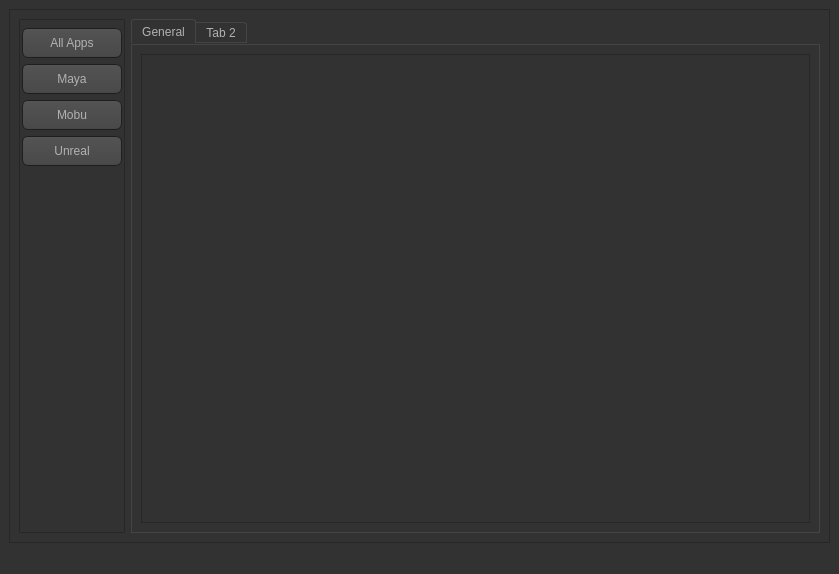
<?xml version="1.0" encoding="UTF-8"?>
<ui version="4.0">
 <class>DCC_DATA</class>
 <widget class="QMainWindow" name="DCC_DATA">
  <property name="geometry">
   <rect>
    <x>0</x>
    <y>0</y>
    <width>839</width>
    <height>574</height>
   </rect>
  </property>
  <property name="windowTitle">
   <string>MainWindow</string>
  </property>
  <property name="styleSheet">
   <string notr="true">QToolTip
{
     border: 1px solid black;
     background-color: #ffa02f;
     padding: 1px;
     border-radius: 3px;
     opacity: 100;
}

QWidget
{
    color: #b1b1b1;
    background-color: #323232;
}

QWidget:item:hover
{
    background-color: QLinearGradient( x1: 0, y1: 0, x2: 0, y2: 1, stop: 0 #ffa02f, stop: 1 #ca0619);
    color: #000000;
}

QWidget:item:selected
{
    background-color: QLinearGradient( x1: 0, y1: 0, x2: 0, y2: 1, stop: 0 #ffa02f, stop: 1 #d7801a);
}

QMenuBar::item
{
    background: transparent;
}

QMenuBar::item:selected
{
    background: transparent;
    border: 1px solid #ffaa00;
}

QMenuBar::item:pressed
{
    background: #444;
    border: 1px solid #000;
    background-color: QLinearGradient(
        x1:0, y1:0,
        x2:0, y2:1,
        stop:1 #212121,
        stop:0.4 #343434/*,
        stop:0.2 #343434,
        stop:0.1 #ffaa00*/
    );
    margin-bottom:-1px;
    padding-bottom:1px;
}

QMenu
{
    border: 1px solid #000;
}

QMenu::item
{
    padding: 2px 20px 2px 20px;
}

QMenu::item:selected
{
    color: #000000;
}

QWidget:disabled
{
    color: #404040;
    background-color: #323232;
}

QAbstractItemView
{
    background-color: QLinearGradient( x1: 0, y1: 0, x2: 0, y2: 1, stop: 0 #4d4d4d, stop: 0.1 #646464, stop: 1 #5d5d5d);
}

QWidget:focus
{
    /*border: 2px solid QLinearGradient( x1: 0, y1: 0, x2: 0, y2: 1, stop: 0 #ffa02f, stop: 1 #d7801a);*/
}

QLineEdit
{
    background-color: QLinearGradient( x1: 0, y1: 0, x2: 0, y2: 1, stop: 0 #4d4d4d, stop: 0 #646464, stop: 1 #5d5d5d);
    color: rgba(255,255,255,255);
    padding: 1px;
    border-style: solid;
    border: 1px solid #1e1e1e;
    border-radius: 3;
    border: 2px solid QLinearGradient( x1: 0, y1: 0, x2: 0, y2: 1, stop: 0 #ffa02f, stop: 1 #d7801a);
}

QPushButton
{
    color: #b1b1b1;
    background-color: QLinearGradient( x1: 0, y1: 0, x2: 0, y2: 1, stop: 0 #565656, stop: 0.1 #525252, stop: 0.5 #4e4e4e, stop: 0.9 #4a4a4a, stop: 1 #464646);
    border-width: 1px;
    border-color: #1e1e1e;
    border-style: solid;
    border-radius: 6;
    padding: 3px;
    font-size: 12px;
    padding-left: 5px;
    padding-right: 5px;
}

QPushButton:pressed
{
    background-color: QLinearGradient( x1: 0, y1: 0, x2: 0, y2: 1, stop: 0 #2d2d2d, stop: 0.1 #2b2b2b, stop: 0.5 #292929, stop: 0.9 #282828, stop: 1 #252525);
}

QComboBox
{
    selection-background-color: #ffaa00;
    background-color: QLinearGradient( x1: 0, y1: 0, x2: 0, y2: 1, stop: 0 #565656, stop: 0.1 #525252, stop: 0.5 #4e4e4e, stop: 0.9 #4a4a4a, stop: 1 #464646);
    border-style: solid;
    border: 1px solid #1e1e1e;
    border-radius: 5;
}

QComboBox:hover,QPushButton:hover
{
    border: 2px solid QLinearGradient( x1: 0, y1: 0, x2: 0, y2: 1, stop: 0 #ffa02f, stop: 1 #d7801a);
}


QComboBox:on
{
    padding-top: 3px;
    padding-left: 4px;
    background-color: QLinearGradient( x1: 0, y1: 0, x2: 0, y2: 1, stop: 0 #2d2d2d, stop: 0.1 #2b2b2b, stop: 0.5 #292929, stop: 0.9 #282828, stop: 1 #252525);
    selection-background-color: #ffaa00;
}

QComboBox QAbstractItemView
{
    border: 2px solid darkgray;
    selection-background-color: QLinearGradient( x1: 0, y1: 0, x2: 0, y2: 1, stop: 0 #ffa02f, stop: 1 #d7801a);
}

QComboBox::drop-down
{
     subcontrol-origin: padding;
     subcontrol-position: top right;
     width: 15px;

     border-left-width: 0px;
     border-left-color: darkgray;
     border-left-style: solid; /* just a single line */
     border-top-right-radius: 3px; /* same radius as the QComboBox */
     border-bottom-right-radius: 3px;
 }

QComboBox::down-arrow
{
     image: url(:/down_arrow.png);
}

QGroupBox:focus
{
border: 2px solid QLinearGradient( x1: 0, y1: 0, x2: 0, y2: 1, stop: 0 #ffa02f, stop: 1 #d7801a);
}

QTextEdit:focus
{
    border: 2px solid QLinearGradient( x1: 0, y1: 0, x2: 0, y2: 1, stop: 0 #ffa02f, stop: 1 #d7801a);
}

QScrollBar:horizontal {
     border: 1px solid #222222;
     background: QLinearGradient( x1: 0, y1: 0, x2: 0, y2: 1, stop: 0.0 #121212, stop: 0.2 #282828, stop: 1 #484848);
     height: 7px;
     margin: 0px 16px 0 16px;
}

QScrollBar::handle:horizontal
{
      background: QLinearGradient( x1: 0, y1: 0, x2: 1, y2: 0, stop: 0 #ffa02f, stop: 0.5 #d7801a, stop: 1 #ffa02f);
      min-height: 20px;
      border-radius: 2px;
}

QScrollBar::add-line:horizontal {
      border: 1px solid #1b1b19;
      border-radius: 2px;
      background: QLinearGradient( x1: 0, y1: 0, x2: 1, y2: 0, stop: 0 #ffa02f, stop: 1 #d7801a);
      width: 14px;
      subcontrol-position: right;
      subcontrol-origin: margin;
}

QScrollBar::sub-line:horizontal {
      border: 1px solid #1b1b19;
      border-radius: 2px;
      background: QLinearGradient( x1: 0, y1: 0, x2: 1, y2: 0, stop: 0 #ffa02f, stop: 1 #d7801a);
      width: 14px;
     subcontrol-position: left;
     subcontrol-origin: margin;
}

QScrollBar::right-arrow:horizontal, QScrollBar::left-arrow:horizontal
{
      border: 1px solid black;
      width: 1px;
      height: 1px;
      background: white;
}

QScrollBar::add-page:horizontal, QScrollBar::sub-page:horizontal
{
      background: none;
}

QScrollBar:vertical
{
      background: QLinearGradient( x1: 0, y1: 0, x2: 1, y2: 0, stop: 0.0 #121212, stop: 0.2 #282828, stop: 1 #484848);
      width: 7px;
      margin: 16px 0 16px 0;
      border: 1px solid #222222;
}

QScrollBar::handle:vertical
{
      background: QLinearGradient( x1: 0, y1: 0, x2: 0, y2: 1, stop: 0 #ffa02f, stop: 0.5 #d7801a, stop: 1 #ffa02f);
      min-height: 20px;
      border-radius: 2px;
}

QScrollBar::add-line:vertical
{
      border: 1px solid #1b1b19;
      border-radius: 2px;
      background: QLinearGradient( x1: 0, y1: 0, x2: 0, y2: 1, stop: 0 #ffa02f, stop: 1 #d7801a);
      height: 14px;
      subcontrol-position: bottom;
      subcontrol-origin: margin;
}

QScrollBar::sub-line:vertical
{
      border: 1px solid #1b1b19;
      border-radius: 2px;
      background: QLinearGradient( x1: 0, y1: 0, x2: 0, y2: 1, stop: 0 #d7801a, stop: 1 #ffa02f);
      height: 14px;
      subcontrol-position: top;
      subcontrol-origin: margin;
}

QScrollBar::up-arrow:vertical, QScrollBar::down-arrow:vertical
{
      border: 1px solid black;
      width: 1px;
      height: 1px;
      background: white;
}


QScrollBar::add-page:vertical, QScrollBar::sub-page:vertical
{
      background: none;
}

QTextEdit
{
    background-color: #242424;
}

QPlainTextEdit
{
    background-color: #242424;
}

QHeaderView::section
{
    background-color: QLinearGradient(x1:0, y1:0, x2:0, y2:1, stop:0 #616161, stop: 0.5 #505050, stop: 0.6 #434343, stop:1 #656565);
    color: white;
    padding-left: 4px;
    border: 1px solid #6c6c6c;
}

QCheckBox:disabled
{
color: #414141;
}

QDockWidget::title
{
    text-align: center;
    spacing: 3px; /* spacing between items in the tool bar */
    background-color: QLinearGradient(x1:0, y1:0, x2:0, y2:1, stop:0 #323232, stop: 0.5 #242424, stop:1 #323232);
}

QDockWidget::close-button, QDockWidget::float-button
{
    text-align: center;
    spacing: 1px; /* spacing between items in the tool bar */
    background-color: QLinearGradient(x1:0, y1:0, x2:0, y2:1, stop:0 #323232, stop: 0.5 #242424, stop:1 #323232);
}

QDockWidget::close-button:hover, QDockWidget::float-button:hover
{
    background: #242424;
}

QDockWidget::close-button:pressed, QDockWidget::float-button:pressed
{
    padding: 1px -1px -1px 1px;
}

QMainWindow::separator
{
    background-color: QLinearGradient(x1:0, y1:0, x2:0, y2:1, stop:0 #161616, stop: 0.5 #151515, stop: 0.6 #212121, stop:1 #343434);
    color: white;
    padding-left: 4px;
    border: 1px solid #4c4c4c;
    spacing: 3px; /* spacing between items in the tool bar */
}

QMainWindow::separator:hover
{

    background-color: QLinearGradient(x1:0, y1:0, x2:0, y2:1, stop:0 #d7801a, stop:0.5 #b56c17 stop:1 #ffa02f);
    color: white;
    padding-left: 4px;
    border: 1px solid #6c6c6c;
    spacing: 3px; /* spacing between items in the tool bar */
}

QToolBar::handle
{
     spacing: 3px; /* spacing between items in the tool bar */
     background: url(:/images/handle.png);
}

QMenu::separator
{
    height: 2px;
    background-color: QLinearGradient(x1:0, y1:0, x2:0, y2:1, stop:0 #161616, stop: 0.5 #151515, stop: 0.6 #212121, stop:1 #343434);
    color: white;
    padding-left: 4px;
    margin-left: 10px;
    margin-right: 5px;
}

QProgressBar
{
    border: 2px solid grey;
    border-radius: 5px;
    text-align: center;
}

QProgressBar::chunk
{
    background-color: #d7801a;
    width: 2.15px;
    margin: 0.5px;
}

QTabBar::tab {
    color: #b1b1b1;
    border: 1px solid #444;
    border-bottom-style: none;
    background-color: #323232;
    padding-left: 10px;
    padding-right: 10px;
    padding-top: 3px;
    padding-bottom: 2px;
    margin-right: -1px;
}

QTabWidget::pane {
    border: 1px solid #444;
    top: 1px;
}

QTabBar::tab:last
{
    margin-right: 0; /* the last selected tab has nothing to overlap with on the right */
    border-top-right-radius: 3px;
}

QTabBar::tab:first:!selected
{
 margin-left: 0px; /* the last selected tab has nothing to overlap with on the right */


    border-top-left-radius: 3px;
}

QTabBar::tab:!selected
{
    color: #b1b1b1;
    border-bottom-style: solid;
    margin-top: 3px;
    background-color: QLinearGradient(x1:0, y1:0, x2:0, y2:1, stop:1 #212121, stop:.4 #343434);
}

QTabBar::tab:selected
{
    border-top-left-radius: 3px;
    border-top-right-radius: 3px;
    margin-bottom: 0px;
}

QTabBar::tab:!selected:hover
{
    /*border-top: 2px solid #ffaa00;
    padding-bottom: 3px;*/
    border-top-left-radius: 3px;
    border-top-right-radius: 3px;
    background-color: QLinearGradient(x1:0, y1:0, x2:0, y2:1, stop:1 #212121, stop:0.4 #343434, stop:0.2 #343434, stop:0.1 #ffaa00);
}

QRadioButton::indicator:checked, QRadioButton::indicator:unchecked{
    color: #b1b1b1;
    background-color: #323232;
    border: 1px solid #b1b1b1;
    border-radius: 6px;
}

QRadioButton::indicator:checked
{
    background-color: qradialgradient(
        cx: 0.5, cy: 0.5,
        fx: 0.5, fy: 0.5,
        radius: 1.0,
        stop: 0.25 #ffaa00,
        stop: 0.3 #323232
    );
}

QCheckBox::indicator{
    color: #b1b1b1;
    background-color: #323232;
    border: 1px solid #b1b1b1;
    width: 9px;
    height: 9px;
}

QRadioButton::indicator
{
    border-radius: 6px;
}

QRadioButton::indicator:hover, QCheckBox::indicator:hover
{
    border: 1px solid #ffaa00;
}

QCheckBox::indicator:checked
{
    border: 1px solid #ffaa00;
    background-color: rgba(102,68,0,255);
}

QCheckBox::indicator:disabled, QRadioButton::indicator:disabled
{
    border: 1px solid #444;
}</string>
  </property>
  <widget class="QWidget" name="centralwidget">
   <layout class="QVBoxLayout" name="verticalLayout">
    <item>
     <widget class="QFrame" name="h_frame">
      <property name="frameShape">
       <enum>QFrame::StyledPanel</enum>
      </property>
      <property name="frameShadow">
       <enum>QFrame::Raised</enum>
      </property>
      <layout class="QHBoxLayout" name="horizontalLayout">
       <item>
        <widget class="QFrame" name="btns_frame">
         <property name="frameShape">
          <enum>QFrame::StyledPanel</enum>
         </property>
         <property name="frameShadow">
          <enum>QFrame::Raised</enum>
         </property>
         <layout class="QVBoxLayout" name="verticalLayout_4">
          <property name="leftMargin">
           <number>2</number>
          </property>
          <property name="topMargin">
           <number>2</number>
          </property>
          <property name="rightMargin">
           <number>2</number>
          </property>
          <property name="bottomMargin">
           <number>2</number>
          </property>
          <item>
           <widget class="QFrame" name="frame_2">
            <property name="frameShape">
             <enum>QFrame::StyledPanel</enum>
            </property>
            <property name="frameShadow">
             <enum>QFrame::Raised</enum>
            </property>
           </widget>
          </item>
          <item>
           <widget class="QPushButton" name="all_app_pushButton">
            <property name="minimumSize">
             <size>
              <width>100</width>
              <height>30</height>
             </size>
            </property>
            <property name="text">
             <string>All Apps</string>
            </property>
           </widget>
          </item>
          <item>
           <widget class="QPushButton" name="maya_app_pushButton">
            <property name="minimumSize">
             <size>
              <width>100</width>
              <height>30</height>
             </size>
            </property>
            <property name="text">
             <string>Maya</string>
            </property>
           </widget>
          </item>
          <item>
           <widget class="QPushButton" name="mobu_app_pushButton">
            <property name="minimumSize">
             <size>
              <width>100</width>
              <height>30</height>
             </size>
            </property>
            <property name="text">
             <string>Mobu</string>
            </property>
           </widget>
          </item>
          <item>
           <widget class="QPushButton" name="unreal_app_pushButton">
            <property name="minimumSize">
             <size>
              <width>100</width>
              <height>30</height>
             </size>
            </property>
            <property name="text">
             <string>Unreal</string>
            </property>
           </widget>
          </item>
          <item>
           <spacer name="verticalSpacer">
            <property name="orientation">
             <enum>Qt::Vertical</enum>
            </property>
            <property name="sizeHint" stdset="0">
             <size>
              <width>20</width>
              <height>40</height>
             </size>
            </property>
           </spacer>
          </item>
         </layout>
        </widget>
       </item>
       <item>
        <widget class="QTabWidget" name="tabWidget">
         <property name="currentIndex">
          <number>0</number>
         </property>
         <widget class="QWidget" name="general_tab">
          <attribute name="title">
           <string>General</string>
          </attribute>
          <layout class="QVBoxLayout" name="verticalLayout_2">
           <item>
            <widget class="QFrame" name="chart_frame">
             <property name="frameShape">
              <enum>QFrame::StyledPanel</enum>
             </property>
             <property name="frameShadow">
              <enum>QFrame::Raised</enum>
             </property>
             <layout class="QVBoxLayout" name="verticalLayout_3">
              <item>
               <layout class="QVBoxLayout" name="chart_v_layout"/>
              </item>
             </layout>
            </widget>
           </item>
          </layout>
         </widget>
         <widget class="QWidget" name="tab_2">
          <attribute name="title">
           <string>Tab 2</string>
          </attribute>
         </widget>
        </widget>
       </item>
      </layout>
     </widget>
    </item>
   </layout>
  </widget>
  <widget class="QMenuBar" name="menubar">
   <property name="geometry">
    <rect>
     <x>0</x>
     <y>0</y>
     <width>839</width>
     <height>21</height>
    </rect>
   </property>
  </widget>
  <widget class="QStatusBar" name="statusbar"/>
 </widget>
 <resources/>
 <connections/>
</ui>
